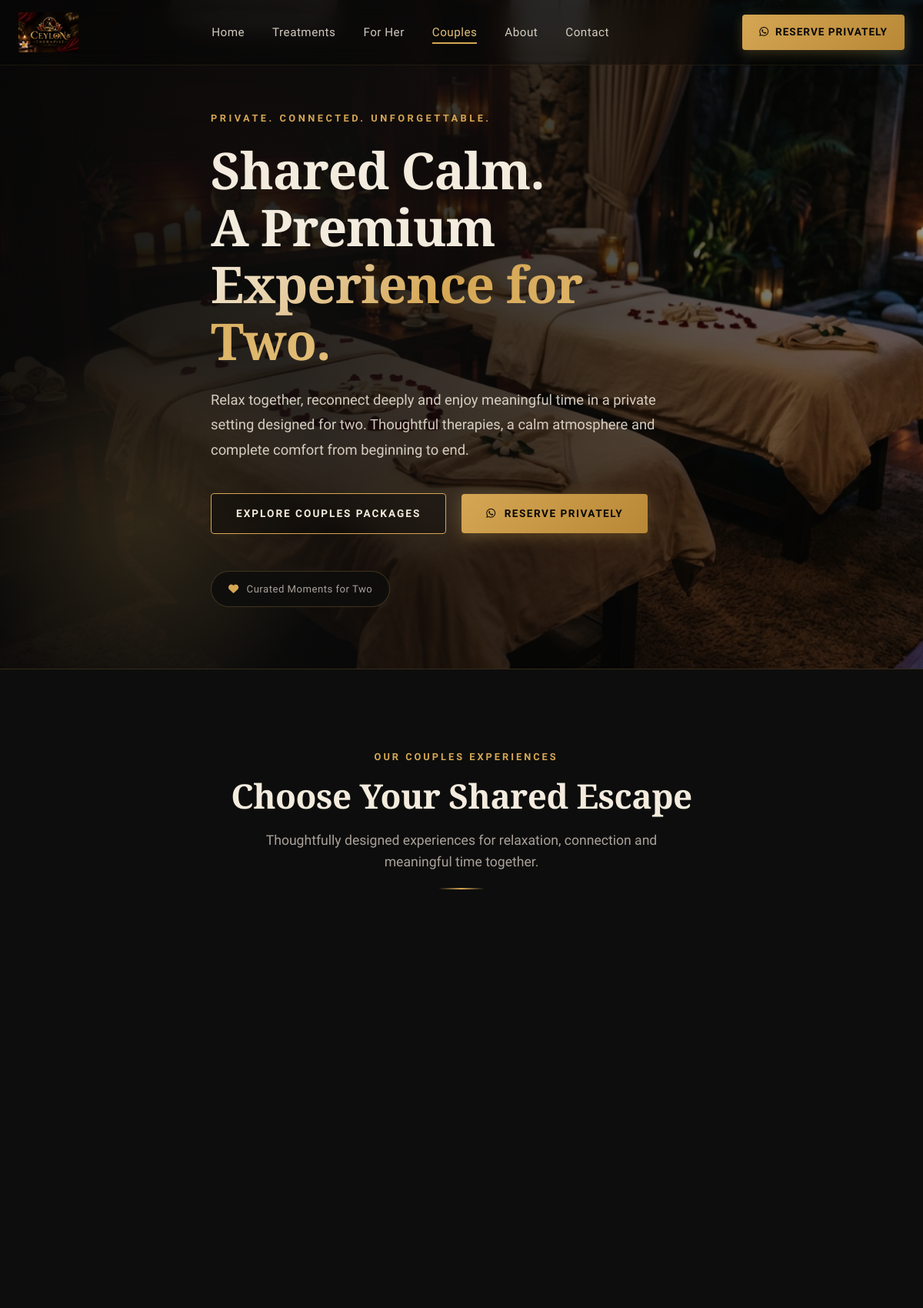
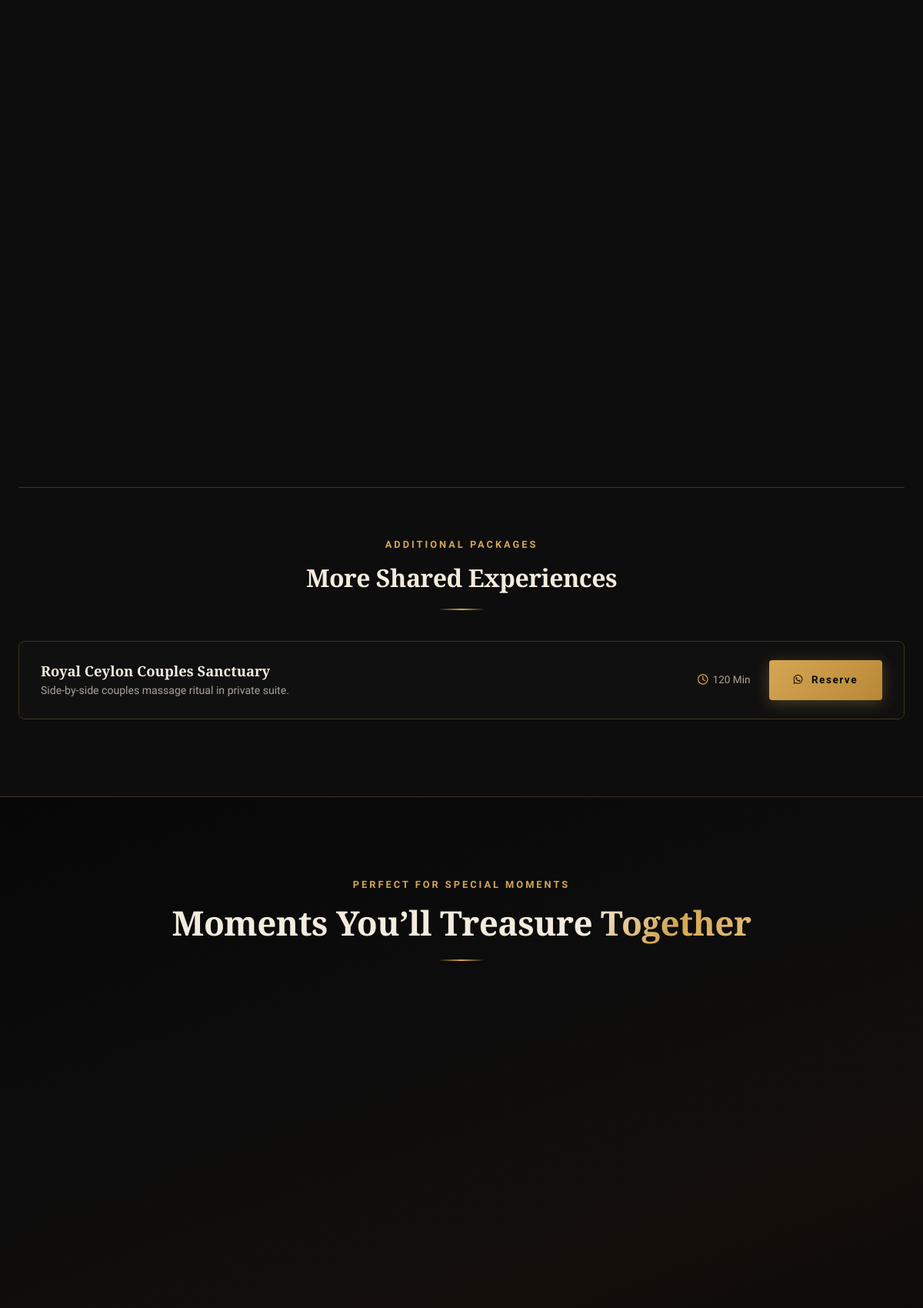
Screenshot of /couples.php (upper part) with the database file from the repository (2 pictures, top to bottom).
### tables this page shows
CREATE TABLE IF NOT EXISTS `services` (
    `id` INT UNSIGNED AUTO_INCREMENT PRIMARY KEY,
    `category_id` INT UNSIGNED NOT NULL,
    `name` VARCHAR(150) NOT NULL,
    `slug` VARCHAR(150) NOT NULL UNIQUE,
    `short_description` VARCHAR(255) NULL,
    `description` TEXT NULL,
    `duration_minutes` INT UNSIGNED DEFAULT 60,
    `image` VARCHAR(255) NULL,
    `status` ENUM('ACTIVE', 'INACTIVE') DEFAULT 'ACTIVE',
    `display_order` INT DEFAULT 0,
    `created_at` TIMESTAMP DEFAULT CURRENT_TIMESTAMP,
    `updated_at` TIMESTAMP DEFAULT CURRENT_TIMESTAMP ON UPDATE CURRENT_TIMESTAMP,
    CONSTRAINT `fk_services_category` FOREIGN KEY (`category_id`) 
        REFERENCES `service_categories` (`id`) ON DELETE CASCADE ON UPDATE CASCADE
);

### controllers/TreatmentController.php (called while the page is built, shortened)
<?php
class TreatmentController
{
    private ServiceBLL $serviceBLL;
    public function __construct()
    {
        $this->serviceBLL = new ServiceBLL();
    }
    public function couples(): void
    {
        $services = $this->serviceBLL->getServicesByCategory('COUPLES');
        require BASE_PATH . '/views/public/couples.php';
    }
}

### couples.php (called while the page is built, shortened)
<?php
require_once __DIR__ . '/config/init.php';
$controller = new TreatmentController();
$controller->couples();

### helpers/url_helper.php (called while the page is built, shortened)
<?php
function baseUrl(string $path = ''): string
{
    $cleanPath = ltrim($path, '/');
    if (isset($_SERVER['HTTP_HOST'])) {
        $scriptName = $_SERVER['SCRIPT_NAME'] ?? ($_SERVER['PHP_SELF'] ?? '');
        $dir = rtrim(str_replace('\\', '/', dirname($scriptName)), '/');
        if ($dir !== '' && $dir !== '.') {
            return $dir . ($cleanPath ? '/' . $cleanPath : '');
        }
        return $cleanPath ? $cleanPath : './';
    }
    return rtrim(BASE_URL, '/') . ($cleanPath ? '/' . $cleanPath : '');
}
function assetUrl(string $path = ''): string
{
    return baseUrl('assets/' . ltrim($path, '/'));
}

### config/init.php (called while the page is built, shortened)
<?php
require_once BASE_PATH . '/helpers/env_helper.php';
require_once __DIR__ . '/db.php';
spl_autoload_register(function (string $className): void {
    $dirs = [
        BASE_PATH . '/controllers/',
        BASE_PATH . '/bll/',
        BASE_PATH . '/dal/',
        BASE_PATH . '/services/'
    ];
    foreach ($dirs as $dir) {
        $file = $dir . $className . '.php';
        if (file_exists($file)) {
            return;
        }
    }
});
require_once BASE_PATH . '/helpers/common_helper.php';
require_once BASE_PATH . '/helpers/url_helper.php';

### helpers/env_helper.php (called while the page is built, shortened)
<?php
if (!function_exists('env')) {
    function env(string $key, mixed $default = null): mixed
    {
        $value = getenv($key);
        if ($value === false) {
            $value = $_ENV[$key] ?? $_SERVER[$key] ?? $default;
        }
        return $value;
    }
}

### config/db.php (called while the page is built, shortened)
<?php
class Database
{
    private static ?PDO $instance = null;
    public static function getConnection(): PDO
    {
        if (self::$instance === null) {
            $host = (string)env('DB_HOST', 'localhost');
            $port = (int)env('DB_PORT', 3306);
            $dbName = (string)env('DB_DATABASE', 'ceylon_therapist');
            $username = (string)env('DB_USERNAME', 'root');
            $password = (string)env('DB_PASSWORD', '');
            $charset = (string)env('DB_CHARSET', 'utf8mb4');
            $dsn = sprintf(
                "mysql:host=%s;port=%d;dbname=%s;charset=%s",
                $host,
                $port,
                $dbName,
                $charset
            );
            $options = [
                PDO::ATTR_ERRMODE => PDO::ERRMODE_EXCEPTION,
                PDO::ATTR_DEFAULT_FETCH_MODE => PDO::FETCH_ASSOC,
                PDO::ATTR_EMULATE_PREPARES => false,
                PDO::MYSQL_ATTR_INIT_COMMAND => "SET NAMES " . $charset
            ];
            try {
                self::$instance = new PDO($dsn, $username, $password, $options);
            } catch (PDOException $e) {
                if (defined('ENVIRONMENT') && ENVIRONMENT === 'development') {
                    throw new Exception("Database Connection Error: " . $e->getMessage(), (int)$e->getCode());
                } else {
                    throw new Exception("A database error occurred. Please try again later.", 500);
                }
            }
        }
        return self::$instance;
    }
}

### bll/ServiceBLL.php (called while the page is built, shortened)
<?php
class ServiceBLL
{
    private ServiceDAL $serviceDAL;
    public function __construct()
    {
        $this->serviceDAL = new ServiceDAL();
    }
    public function getServicesByCategory(string $categoryCode): array
    {
        return $this->serviceDAL->getByCategoryCode($categoryCode);
    }
}

### dal/ServiceDAL.php (called while the page is built, shortened)
<?php
class ServiceDAL
{
    private PDO $db;
    public function __construct()
    {
        $this->db = Database::getConnection();
    }
    public function getByCategoryCode(string $categoryCode): array
    {
        $sql = "SELECT s.*, c.name AS category_name, c.code AS category_code
                FROM services s
                INNER JOIN service_categories c ON s.category_id = c.id
                WHERE c.code = :code AND s.status = 'ACTIVE'
                ORDER BY s.display_order ASC, s.id DESC";
        $stmt = $this->db->prepare($sql);
        $stmt->bindValue(':code', strtoupper($categoryCode), PDO::PARAM_STR);
        $stmt->execute();
        return $stmt->fetchAll();
    }
}

### helpers/common_helper.php (called while the page is built, shortened)
<?php
function e(?string $value): string
{
    return htmlspecialchars((string)($value ?? ''), ENT_QUOTES, 'UTF-8');
}

### views/public/couples.php (the view, shortened to what this page needs)
<?php require BASE_PATH . '/views/partials/public-header.php'; ?>
<section class="cp-hero" id="cp-top" aria-label="Couples wellness hero section">
    <div class="cp-hero-bg">
        <img src="<?= assetUrl('images/couples_banner.jpg') ?>" alt="Private luxury side-by-side couples wellness suite" class="cp-hero-bg-img">
        <div class="cp-hero-overlay"></div>
    </div>
    <div class="container cp-hero-content">
        <span class="cp-eyebrow">PRIVATE. CONNECTED. UNFORGETTABLE.</span>
        <h1 class="cp-hero-title">
            Shared Calm.<br>
            A Premium<br>
            <span class="gold-gradient-text">Experience for Two.</span>
        </h1>
        <p class="cp-hero-body">
            Relax together, reconnect deeply and enjoy meaningful time in a private setting designed for two. Thoughtful therapies, a calm atmosphere and complete comfort from beginning to end.
        </p>
        <div class="cp-hero-actions">
            <a href="#cp-experiences" class="cp-btn-primary" id="hero-explore-couples">
                EXPLORE COUPLES PACKAGES
            </a>
            <a href="https://wa.me/<?= DEFAULT_WHATSAPP_NUMBER ?>?text=Hello%20Ceylon%20Therapist%2C%20I%20would%20like%20to%20reserve%20a%20private%20Couples%20wellness%20experience." target="_blank" rel="noopener noreferrer" class="cp-btn-secondary" id="hero-reserve-couples">
                <i class="fa-brands fa-whatsapp"></i> RESERVE PRIVATELY
            </a>
        </div>
        <div class="cp-hero-accent-badge" aria-hidden="true">
            <i class="fa-solid fa-heart gold-icon"></i>
            <span>Curated Moments for Two</span>
        </div>
    </div>
</section>
<section class="section-padding cp-experiences-section" id="cp-experiences" aria-label="Couples shared experiences">
    <div class="container">
        <div class="section-header text-center cp-section-header">
            <span class="section-eyebrow"><i class="fa-solid fa-sparkles gold-icon-sm"></i> OUR COUPLES EXPERIENCES</span>
            <h2 class="section-title">Choose Your Shared Escape</h2>
            <p class="section-subtitle">Thoughtfully designed experiences for relaxation, connection and meaningful time together.</p>
            <div class="gold-line-divider"></div>
        </div>
        <div class="cp-cards-grid">
        </div>
        <?php if (!empty($services)): ?>
        <div class="cp-db-section">
            <div class="section-header text-center" style="margin-bottom:40px;">
                <span class="section-eyebrow">ADDITIONAL PACKAGES</span>
                <h2 class="section-title cp-db-heading">More Shared Experiences</h2>
                <div class="gold-line-divider"></div>
            </div>
            <div class="cp-services-list" role="list">
                <?php foreach ($services as $service):
                    $waMsg = urlencode('Hello Ceylon Therapist, I would like to book the ' . $service['name'] . ' (' . $service['duration_minutes'] . ' min) Couples experience.');
                    $waLink = 'https://wa.me/' . DEFAULT_WHATSAPP_NUMBER . '?text=' . $waMsg;
                ?>
                <div class="cp-service-row" role="listitem">
                    <div class="cp-service-info">
                        <h4 class="cp-service-name"><?= e($service['name']) ?></h4>
                        <p class="cp-service-desc"><?= e($service['short_description'] ?? $service['description'] ?? '') ?></p>
                    </div>
                    <div class="cp-service-meta">
                        <span class="cp-service-duration">
                            <i class="fa-regular fa-clock gold-icon"></i> <?= e($service['duration_minutes']) ?> Min
                        </span>
                    </div>
                    <a href="<?= $waLink ?>" target="_blank" rel="noopener noreferrer" class="btn-hero-secondary">
                        <i class="fa-brands fa-whatsapp"></i> Reserve
                    </a>
                </div>
                <?php endforeach; ?>
            </div>
        </div>
        <?php endif; ?>
    </div>
</section>
<section class="section-padding cp-moments-section" aria-label="Special moments for couples">
    <div class="container">
        <div class="section-header text-center">
            <span class="section-eyebrow">PERFECT FOR SPECIAL MOMENTS</span>
            <h2 class="section-title">Moments You’ll Treasure <span class="gold-gradient-text">Together</span></h2>
            <div class="gold-line-divider"></div>
        </div>
        <div class="cp-moments-grid">
        </div>
    </div>
</section>
<?php require BASE_PATH . '/views/partials/public-footer.php'; ?>

### rows the page displays
services: name "Royal Ceylon Couples Sanctuary", short_description "Side-by-side couples massage ritual in private suite.", duration_minutes "120"
